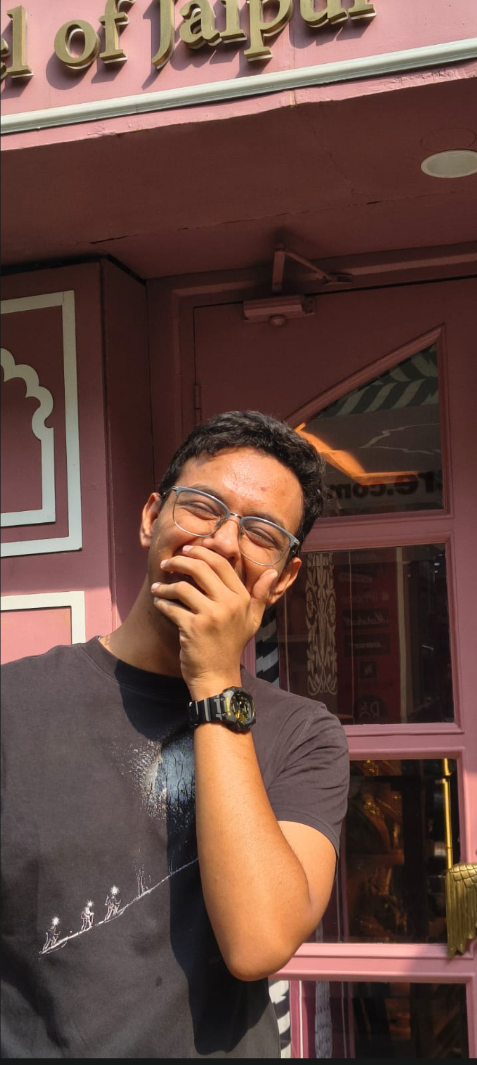
#> input picture stage1-core-relighting/input/portrait.jpg, 477 x 1065 px
$ python -i stage5_v4_luma_relight.py   (imports and definitions only)   (older library calls are emulated)
#> lines starting #> are read from the running program, lines starting #| are printed output that depends on the picture; after the words box and inside, x2 and y2 are one past the last pixel; in counts of white or black regions, pixels touching at a corner belong together
from __future__ import annotations

import argparse
from pathlib import Path

import cv2
import numpy as np
from PIL import Image


# ============================================================
# IO + color
# ============================================================

def load_rgb(path: str) -> np.ndarray:
    image = Image.open(path).convert("RGB")
    return np.asarray(image).astype(np.float32) / 255.0


# [52 lines left out: functions save_rgb, save_gray, srgb_to_linear, linear_to_srgb, luminance, normalize_vector, not called in this run]


def smoothstep(edge0: float, edge1: float, x: np.ndarray) -> np.ndarray:
    t = np.clip((x - edge0) / max(edge1 - edge0, 1e-6), 0.0, 1.0)
    return t * t * (3.0 - 2.0 * t)


def odd_kernel(value: int) -> int:
    value = max(3, int(value))
    if value % 2 == 0:
        value += 1
    return value


def blur(mask: np.ndarray, kernel: int) -> np.ndarray:
    kernel = odd_kernel(kernel)
    out = cv2.GaussianBlur(mask.astype(np.float32), (kernel, kernel), 0)
    return np.clip(out, 0.0, 1.0)


# ============================================================
# Normals
# ============================================================

# [62 lines left out: functions load_normal_map, lambert, smooth_shading, center_prior, not called in this run]


def build_skin_mask(image_srgb: np.ndarray) -> np.ndarray:
    image_u8 = (np.clip(image_srgb, 0.0, 1.0) * 255).astype(np.uint8)

    hsv = cv2.cvtColor(image_u8, cv2.COLOR_RGB2HSV)
#> hsv: shape (1065, 477, 3); mean H, S, V 0, 0, 255
    ycrcb = cv2.cvtColor(image_u8, cv2.COLOR_RGB2YCrCb)
#> ycrcb: shape (1065, 477, 3); mean of channels 0, 1, 2 255, 128, 128

    h = hsv[:, :, 0].astype(np.float32)
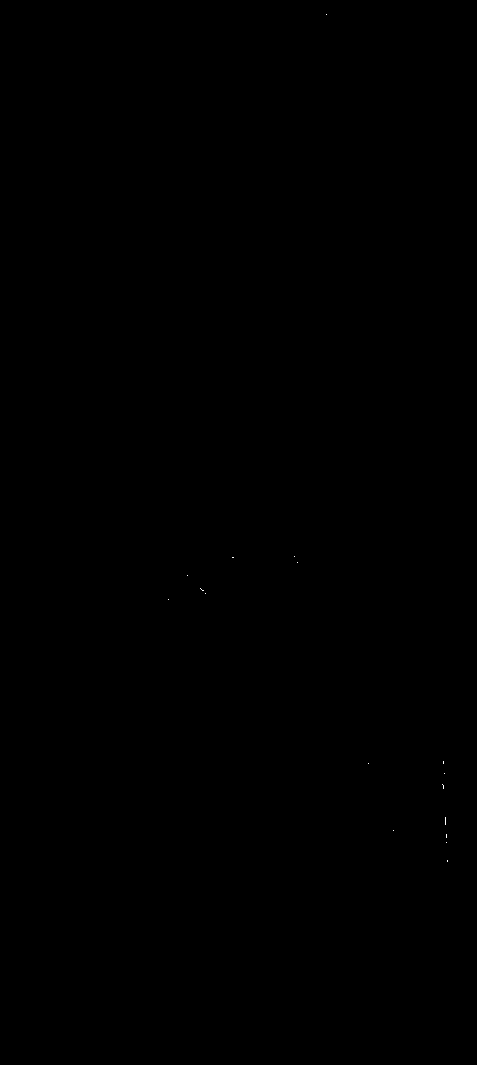
#> h: shape (1065, 477) float32; values 0 (black) and 30 (white), 0.01% white in thin lines or dots, all inside (x1, y1, x2, y2) = (168, 14, 448, 862)
    s = hsv[:, :, 1].astype(np.float32)
    v = hsv[:, :, 2].astype(np.float32)
#> v: shape (1065, 477) float32; every value is 255

    y = ycrcb[:, :, 0].astype(np.float32)
    cr = ycrcb[:, :, 1].astype(np.float32)
    cb = ycrcb[:, :, 2].astype(np.float32)

    hsv_skin = (
        (h >= 0) & (h <= 32) &
        (s >= 18) & (s <= 200) &
        (v >= 40)
    )
#> hsv_skin: shape (1065, 477) bool; every value is 0

    ycrcb_skin = (
        (cr >= 130) & (cr <= 188) &
        (cb >= 68) & (cb <= 150) &
        (y >= 30)
    )

    mask = (hsv_skin & ycrcb_skin).astype(np.float32)
#> mask: shape (1065, 477) float32; every value is 0
    mask = blur(mask, 25)
    mask = smoothstep(0.08, 0.55, mask)

    return np.clip(mask, 0.0, 1.0)


# [360 lines left out: functions load_optional_mask, build_auto_foreground, build_shadow_mask, build_normal_edge_mask, normalize_delta, apply_luma_scale and 3 more, not called in this run]


# [2 lines not run here, left out]

>>> import cv2
>>> picture = cv2.cvtColor(cv2.imread('../../../stage1-core-relighting/input/portrait.jpg'), cv2.COLOR_BGR2RGB)
>>> result = build_skin_mask(picture)
